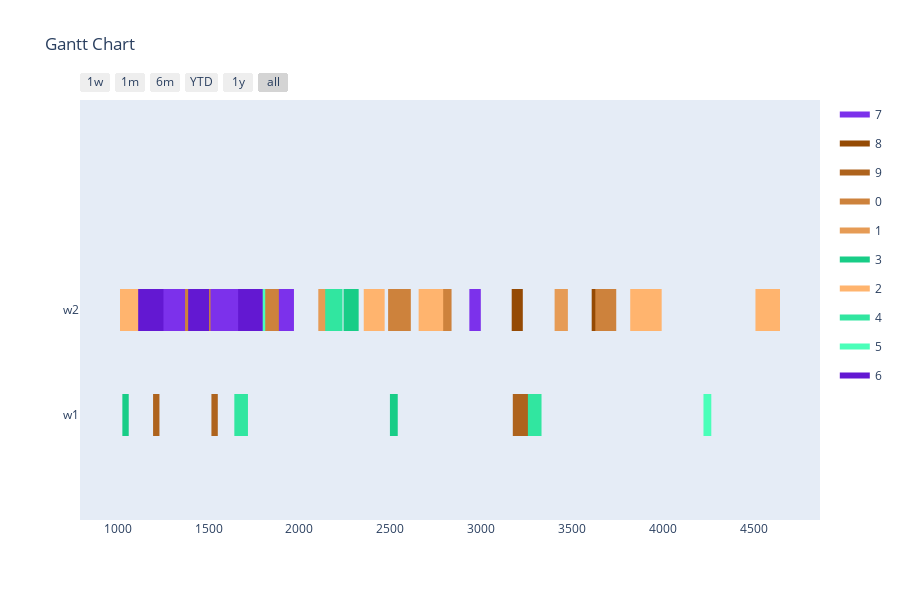

The notebook cell saved with this chart:
### Markdown cell above
Config 2 - Test with Two Point Crossover

### Code cell
optimizer = BaseGA(env)
optimizer.set_minimize()
# optional (in this case, all options given are the default option, if the configuration step is skipped)
optimizer.configure('tardiness', 'twopointcrossover', 'roulettewheel', 'randomize')
# choose an input generator (optional) -> decides how the data gets converted into the optimizer format
#optimizer.set_input_generator('SameLengthAlternativesGenerator')
# all parameters after offspring_amount are optional (in this case -> verbose=True)
result, best_fitness_history, average_fitness_history, best_generation_history, feasible_gen = optimizer.optimize(orders, max_generations, earliest_time_slot, last_time_slot, population_size, offspring_amount, verbose=True)
workstation_assignments = reformat_result(result, orders, workstations, recipes, tasks)
visualize(workstation_assignments, best_fitness_history, average_fitness_history, best_generation_history, feasible_gen)

### Figure 1 — Plotly figure (JSON) as saved in the notebook; plotly's stock layout.template omitted (floating-point values rounded to 4 significant figures)
{"data": [{"fill": "toself", "fillcolor": "rgb(124, 49, 235)", "hoverinfo": "name", "legendgroup": "rgb(124, 49, 235)", "mode": "none", "name": "7", "type": "scatter", "x": [1377, 1421, 1421, 1377, 1377, 979, 1023, 1023, 979, 979, 743, 796, 796, 743, 743, 2935, 2998, 2998, 2935], "y": [0.8, 0.8, 1.2, 1.2, null, 0.8, 0.8, 1.2, 1.2, null, 0.8, 0.8, 1.2, 1.2, null, 0.8, 0.8, 1.2, 1.2]}, {"fill": "toself", "fillcolor": "rgb(149, 74, 4)", "hoverinfo": "name", "legendgroup": "rgb(149, 74, 4)", "mode": "none", "name": "8", "type": "scatter", "x": [889, 932, 932, 889, 889, 289, 424, 424, 289, 289, 3168, 3229, 3229, 3168, 3168, 3608, 3666, 3666, 3608, 3608, 493, 628, 628, 493, 493, 1149, 1210, 1210, 1149, 1149, 616, 731, 731, 616], "y": [0.8, 0.8, 1.2, 1.2, null, 0.8, 0.8, 1.2, 1.2, null, 0.8, 0.8, 1.2, 1.2, null, 0.8, 0.8, 1.2, 1.2, null, 0.8, 0.8, 1.2, 1.2, null, 0.8, 0.8, 1.2, 1.2, null, 0.8, 0.8, 1.2, 1.2]}, {"fill": "toself", "fillcolor": "rgb(174, 99, 29)", "hoverinfo": "name", "legendgroup": "rgb(174, 99, 29)", "mode": "none", "name": "9", "type": "scatter", "x": [286, 381, 381, 286, 286, 712, 807, 807, 712, 712, 734, 829, 829, 734, 734, 1516, 1551, 1551, 1516, 1516, 3174, 3261, 3261, 3174, 3174, 1195, 1230, 1230, 1195], "y": [0.8, 0.8, 1.2, 1.2, null, 0.8, 0.8, 1.2, 1.2, null, 0.8, 0.8, 1.2, 1.2, null, -0.2, -0.2, 0.2, 0.2, null, -0.2, -0.2, 0.2, 0.2, null, -0.2, -0.2, 0.2, 0.2]}, {"fill": "toself", "fillcolor": "rgb(205, 130, 60)", "hoverinfo": "name", "legendgroup": "rgb(205, 130, 60)", "mode": "none", "name": "0", "type": "scatter", "x": [2488, 2613, 2613, 2488, 2488, 3628, 3743, 3743, 3628, 3628, 780, 841, 841, 780, 780, 1371, 1511, 1511, 1371, 1371, 2712, 2837, 2837, 2712, 2712, 1752, 1887, 1887, 1752, 1752, 2687, 2748, 2748, 2687], "y": [0.8, 0.8, 1.2, 1.2, null, 0.8, 0.8, 1.2, 1.2, null, 0.8, 0.8, 1.2, 1.2, null, 0.8, 0.8, 1.2, 1.2, null, 0.8, 0.8, 1.2, 1.2, null, 0.8, 0.8, 1.2, 1.2, null, 0.8, 0.8, 1.2, 1.2]}, {"fill": "toself", "fillcolor": "rgb(230, 155, 85)", "hoverinfo": "name", "legendgroup": "rgb(230, 155, 85)", "mode": "none", "name": "1", "type": "scatter", "x": [389, 442, 442, 389, 389, 1421, 1465, 1465, 1421, 1421, 3404, 3477, 3477, 3404, 3404, 2104, 2148, 2148, 2104], "y": [0.8, 0.8, 1.2, 1.2, null, 0.8, 0.8, 1.2, 1.2, null, 0.8, 0.8, 1.2, 1.2, null, 0.8, 0.8, 1.2, 1.2]}, {"fill": "toself", "fillcolor": "rgb(24, 205, 135)", "hoverinfo": "name", "legendgroup": "rgb(24, 205, 135)", "mode": "none", "name": "3", "type": "scatter", "x": [1405, 1500, 1500, 1405, 1405, 2243, 2326, 2326, 2243, 2243, 2498, 2541, 2541, 2498, 2498, 1026, 1061, 1061, 1026, 1026, 762, 797, 797, 762, 762, 838, 881, 881, 838], "y": [0.8, 0.8, 1.2, 1.2, null, 0.8, 0.8, 1.2, 1.2, null, -0.2, -0.2, 0.2, 0.2, null, -0.2, -0.2, 0.2, 0.2, null, -0.2, -0.2, 0.2, 0.2, null, -0.2, -0.2, 0.2, 0.2]}, {"fill": "toself", "fillcolor": "rgb(255, 180, 110)", "hoverinfo": "name", "legendgroup": "rgb(255, 180, 110)", "mode": "none", "name": "2", "type": "scatter", "x": [1013, 1138, 1138, 1013, 1013, 3868, 3993, 3993, 3868, 3868, 2656, 2791, 2791, 2656, 2656, 869, 930, 930, 869, 869, 3820, 3878, 3878, 3820, 3820, 4509, 4644, 4644, 4509, 4509, 2354, 2469, 2469, 2354], "y": [0.8, 0.8, 1.2, 1.2, null, 0.8, 0.8, 1.2, 1.2, null, 0.8, 0.8, 1.2, 1.2, null, 0.8, 0.8, 1.2, 1.2, null, 0.8, 0.8, 1.2, 1.2, null, 0.8, 0.8, 1.2, 1.2, null, 0.8, 0.8, 1.2, 1.2]}, {"fill": "toself", "fillcolor": "rgb(49, 230, 160)", "hoverinfo": "name", "legendgroup": "rgb(49, 230, 160)", "mode": "none", "name": "4", "type": "scatter", "x": [2142, 2237, 2237, 2142, 2142, 890, 973, 973, 890, 890, 503, 590, 590, 503, 503, 1642, 1717, 1717, 1642, 1642, 1654, 1697, 1697, 1654, 1654, 3257, 3332, 3332, 3257], "y": [0.8, 0.8, 1.2, 1.2, null, 0.8, 0.8, 1.2, 1.2, null, -0.2, -0.2, 0.2, 0.2, null, -0.2, -0.2, 0.2, 0.2, null, -0.2, -0.2, 0.2, 0.2, null, -0.2, -0.2, 0.2, 0.2]}, {"fill": "toself", "fillcolor": "rgb(74, 255, 185)", "hoverinfo": "name", "legendgroup": "rgb(74, 255, 185)", "mode": "none", "name": "5", "type": "scatter", "x": [499, 582, 582, 499, 499, 1717, 1812, 1812, 1717, 1717, 601, 644, 644, 601, 601, 4223, 4266, 4266, 4223, 4223, 930, 965, 965, 930, 930, 549, 624, 624, 549], "y": [0.8, 0.8, 1.2, 1.2, null, 0.8, 0.8, 1.2, 1.2, null, -0.2, -0.2, 0.2, 0.2, null, -0.2, -0.2, 0.2, 0.2, null, -0.2, -0.2, 0.2, 0.2, null, -0.2, -0.2, 0.2, 0.2]}, {"fill": "toself", "fillcolor": "rgb(99, 24, 210)", "hoverinfo": "name", "legendgroup": "rgb(99, 24, 210)", "mode": "none", "name": "6", "type": "scatter", "x": [476, 591, 591, 476, 476, 1117, 1252, 1252, 1117, 1117, 1663, 1798, 1798, 1663, 1663, 367, 507, 507, 367, 367, 1113, 1171, 1171, 1113, 1113, 1388, 1503, 1503, 1388, 1388, 1663, 1724, 1724, 1663], "y": [0.8, 0.8, 1.2, 1.2, null, 0.8, 0.8, 1.2, 1.2, null, 0.8, 0.8, 1.2, 1.2, null, 0.8, 0.8, 1.2, 1.2, null, 0.8, 0.8, 1.2, 1.2, null, 0.8, 0.8, 1.2, 1.2, null, 0.8, 0.8, 1.2, 1.2]}, {"legendgroup": "rgb(124, 49, 235)", "marker": {"color": "rgb(124, 49, 235)", "opacity": 0, "size": 1}, "mode": "markers", "name": "", "showlegend": false, "text": [null, null, null, null, null, null, null, null], "type": "scatter", "x": [1377, 1421, 979, 1023, 743, 796, 2935, 2998], "y": [1, 1, 1, 1, 1, 1, 1, 1]}, {"legendgroup": "rgb(149, 74, 4)", "marker": {"color": "rgb(149, 74, 4)", "opacity": 0, "size": 1}, "mode": "markers", "name": "", "showlegend": false, "text": [null, null, null, null, null, null, null, null, null, null, null, null, null, null], "type": "scatter", "x": [889, 932, 289, 424, 3168, 3229, 3608, 3666, 493, 628, 1149, 1210, 616, 731], "y": [1, 1, 1, 1, 1, 1, 1, 1, 1, 1, 1, 1, 1, 1]}, {"legendgroup": "rgb(174, 99, 29)", "marker": {"color": "rgb(174, 99, 29)", "opacity": 0, "size": 1}, "mode": "markers", "name": "", "showlegend": false, "text": [null, null, null, null, null, null, null, null, null, null, null, null], "type": "scatter", "x": [286, 381, 712, 807, 734, 829, 1516, 1551, 3174, 3261, 1195, 1230], "y": [1, 1, 1, 1, 1, 1, 0, 0, 0, 0, 0, 0]}, {"legendgroup": "rgb(205, 130, 60)", "marker": {"color": "rgb(205, 130, 60)", "opacity": 0, "size": 1}, "mode": "markers", "name": "", "showlegend": false, "text": [null, null, null, null, null, null, null, null, null, null, null, null, null, null], "type": "scatter", "x": [2488, 2613, 3628, 3743, 780, 841, 1371, 1511, 2712, 2837, 1752, 1887, 2687, 2748], "y": [1, 1, 1, 1, 1, 1, 1, 1, 1, 1, 1, 1, 1, 1]}, {"legendgroup": "rgb(230, 155, 85)", "marker": {"color": "rgb(230, 155, 85)", "opacity": 0, "size": 1}, "mode": "markers", "name": "", "showlegend": false, "text": [null, null, null, null, null, null, null, null], "type": "scatter", "x": [389, 442, 1421, 1465, 3404, 3477, 2104, 2148], "y": [1, 1, 1, 1, 1, 1, 1, 1]}, {"legendgroup": "rgb(24, 205, 135)", "marker": {"color": "rgb(24, 205, 135)", "opacity": 0, "size": 1}, "mode": "markers", "name": "", "showlegend": false, "text": [null, null, null, null, null, null, null, null, null, null, null, null], "type": "scatter", "x": [1405, 1500, 2243, 2326, 2498, 2541, 1026, 1061, 762, 797, 838, 881], "y": [1, 1, 1, 1, 0, 0, 0, 0, 0, 0, 0, 0]}, {"legendgroup": "rgb(255, 180, 110)", "marker": {"color": "rgb(255, 180, 110)", "opacity": 0, "size": 1}, "mode": "markers", "name": "", "showlegend": false, "text": [null, null, null, null, null, null, null, null, null, null, null, null, null, null], "type": "scatter", "x": [1013, 1138, 3868, 3993, 2656, 2791, 869, 930, 3820, 3878, 4509, 4644, 2354, 2469], "y": [1, 1, 1, 1, 1, 1, 1, 1, 1, 1, 1, 1, 1, 1]}, {"legendgroup": "rgb(49, 230, 160)", "marker": {"color": "rgb(49, 230, 160)", "opacity": 0, "size": 1}, "mode": "markers", "name": "", "showlegend": false, "text": [null, null, null, null, null, null, null, null, null, null, null, null], "type": "scatter", "x": [2142, 2237, 890, 973, 503, 590, 1642, 1717, 1654, 1697, 3257, 3332], "y": [1, 1, 1, 1, 0, 0, 0, 0, 0, 0, 0, 0]}, {"legendgroup": "rgb(74, 255, 185)", "marker": {"color": "rgb(74, 255, 185)", "opacity": 0, "size": 1}, "mode": "markers", "name": "", "showlegend": false, "text": [null, null, null, null, null, null, null, null, null, null, null, null], "type": "scatter", "x": [499, 582, 1717, 1812, 601, 644, 4223, 4266, 930, 965, 549, 624], "y": [1, 1, 1, 1, 0, 0, 0, 0, 0, 0, 0, 0]}, {"legendgroup": "rgb(99, 24, 210)", "marker": {"color": "rgb(99, 24, 210)", "opacity": 0, "size": 1}, "mode": "markers", "name": "", "showlegend": false, "text": [null, null, null, null, null, null, null, null, null, null, null, null, null, null], "type": "scatter", "x": [476, 591, 1117, 1252, 1663, 1798, 367, 507, 1113, 1171, 1388, 1503, 1663, 1724], "y": [1, 1, 1, 1, 1, 1, 1, 1, 1, 1, 1, 1, 1, 1]}], "layout": {"height": 600, "hovermode": "closest", "showlegend": true, "title": {"text": "Gantt Chart"}, "xaxis": {"rangeselector": {"buttons": [{"count": 7, "label": "1w", "step": "day", "stepmode": "backward"}, {"count": 1, "label": "1m", "step": "month", "stepmode": "backward"}, {"count": 6, "label": "6m", "step": "month", "stepmode": "backward"}, {"count": 1, "label": "YTD", "step": "year", "stepmode": "todate"}, {"count": 1, "label": "1y", "step": "year", "stepmode": "backward"}, {"step": "all"}]}, "showgrid": false, "type": "date", "zeroline": false}, "yaxis": {"autorange": false, "range": [-1, 3], "showgrid": false, "ticktext": ["w1", "w2"], "tickvals": [0, 1], "zeroline": false}}}
